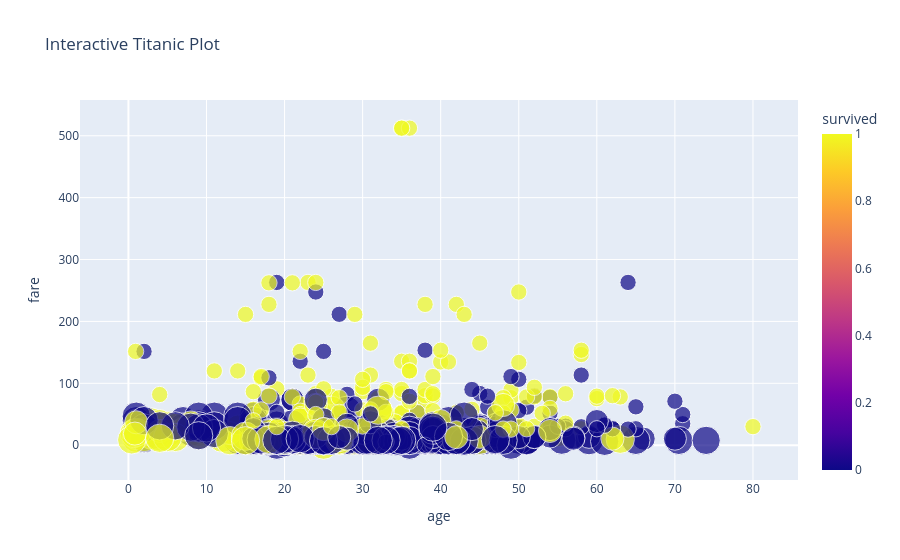

Notebook code cell kept with this figure:
### Code cell
#plotly library for interactive visualization
import plotly.express as px
fig = px.scatter(df2, x="age", y="fare", color="survived", size="pclass",
                 hover_data=['sex', 'embarked'], title="Interactive Titanic Plot")
fig.show()

### Figure 1 — Plotly figure (JSON) as saved in the notebook; plotly's stock layout.template omitted (floating-point values rounded to 4 significant figures; data arrays with more than 128 entries replaced by an {"elided": "..."} marker saying what was removed)
{"data": [{"customdata": {"elided": "891x2 str values"}, "hovertemplate": "age=%{x}<br>fare=%{y}<br>pclass=%{marker.size}<br>sex=%{customdata[0]}<br>embarked=%{customdata[1]}<br>survived=%{marker.color}<extra></extra>", "legendgroup": "", "marker": {"color": {"elided": "891 int values"}, "coloraxis": "coloraxis", "size": {"elided": "891 int values"}, "sizemode": "area", "sizeref": 0.0075, "symbol": "circle"}, "mode": "markers", "name": "", "orientation": "v", "showlegend": false, "type": "scatter", "x": {"elided": "891 float values"}, "xaxis": "x", "y": {"elided": "891 float values"}, "yaxis": "y"}], "layout": {"coloraxis": {"colorbar": {"title": {"text": "survived"}}, "colorscale": [[0, "#0d0887"], [0.1111, "#46039f"], [0.2222, "#7201a8"], [0.3333, "#9c179e"], [0.4444, "#bd3786"], [0.5556, "#d8576b"], [0.6667, "#ed7953"], [0.7778, "#fb9f3a"], [0.8889, "#fdca26"], [1, "#f0f921"]]}, "legend": {"itemsizing": "constant", "tracegroupgap": 0}, "title": {"text": "Interactive Titanic Plot"}, "xaxis": {"anchor": "y", "domain": [0, 1], "title": {"text": "age"}}, "yaxis": {"anchor": "x", "domain": [0, 1], "title": {"text": "fare"}}}}
